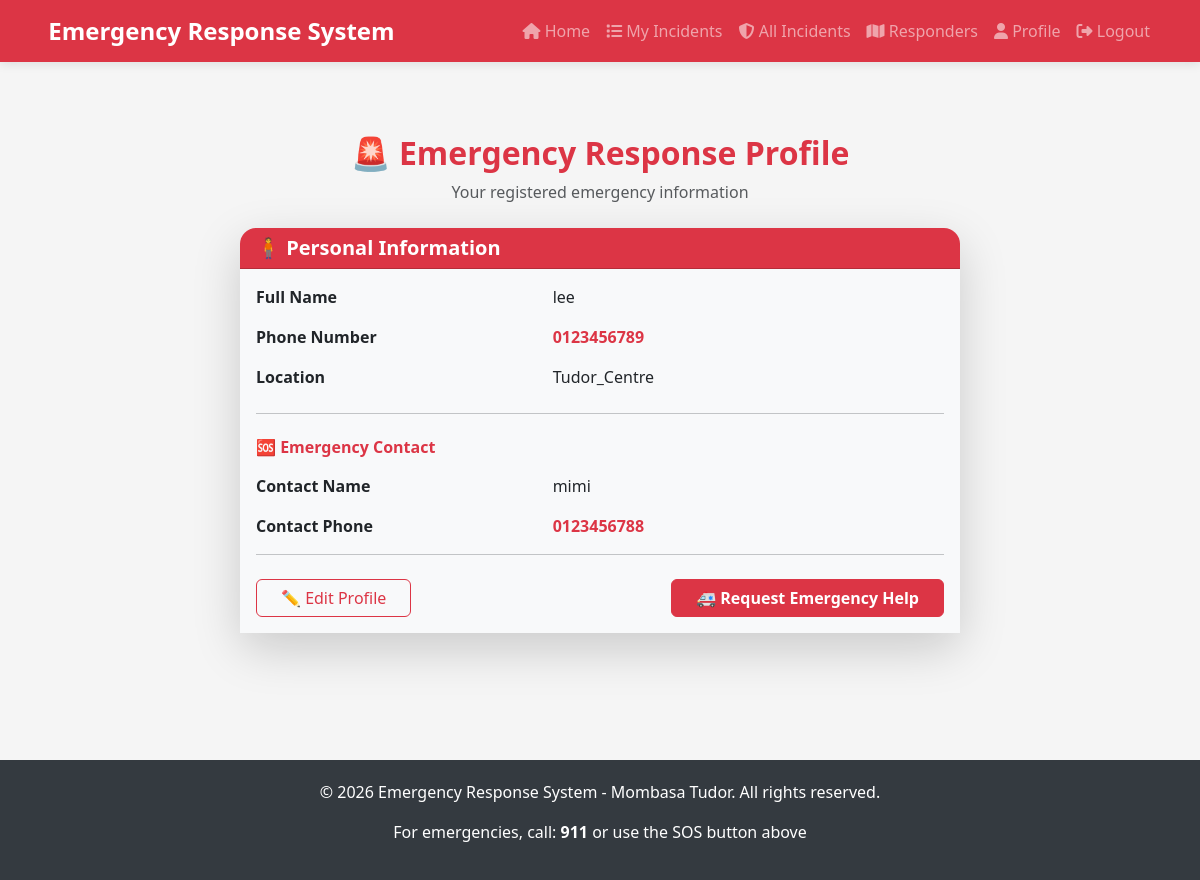
/profile/ (signed in), run on the app's committed database.
### emergencyresponse_app/models.py (models this page shows, shortened)
class Profile(models.Model):
    user = models.OneToOneField(User, on_delete=models.CASCADE)
    full_name = models.CharField(max_length=255)
    phone_number = models.CharField(max_length=20)
    location = models.CharField(max_length=100, choices=CHUDA_AREA_CHOICES, default=CHUDA_AREA_CHOICES[0][0])
    emergency_contact_name = models.CharField(max_length=255)
    emergency_contact_phone = models.CharField(max_length=20)

### emergencyresponse_app/views.py (the view)
# urls.py: path('profile/', views.profile, name='profile'),
@login_required
def profile(request):
    profile = request.user.profile
    context = {
        'title': profile,
        'profile': profile, }
    return render(request, 'templates/profile.html', context)

### templates/templates/profile.html
{% extends 'base.html' %}
{% block content %}
<div class="container py-5">
    <div class="text-center mb-4">
        <h2 class="fw-bold text-danger">
            🚨 Emergency Response Profile
        </h2>
        <p class="text-muted">
            Your registered emergency information
        </p>
    </div>
    <div class="row justify-content-center">
        <div class="col-lg-8">
            <div class="card shadow-lg border-0 rounded-4">
                <div class="card-header bg-danger text-white rounded-top-4">
                    <h5 class="mb-0 fw-bold">
                        🧍 Personal Information
                    </h5>
                </div>
                <div class="card-body bg-light">
                    <div class="mb-4">
                        <div class="row mb-3">
                            <div class="col-5 fw-bold text-dark">
                                Full Name
                            </div>
                            <div class="col-7">
                                {{ profile.full_name }}
                            </div>
                        </div>
                        <div class="row mb-3">
                            <div class="col-5 fw-bold text-dark">
                                Phone Number
                            </div>
                            <div class="col-7 text-danger fw-semibold">
                                {{ profile.phone_number }}
                            </div>
                        </div>
                        <div class="row mb-3">
                            <div class="col-5 fw-bold text-dark">
                                Location
                            </div>
                            <div class="col-7">
                                {{ profile.location|title }}
                            </div>
                        </div>
                    </div>
                    <hr>
                    <div class="mt-4">
                        <h6 class="text-danger fw-bold mb-3">
                            🆘 Emergency Contact
                        </h6>
                        <div class="row mb-3">
                            <div class="col-5 fw-bold text-dark">
                                Contact Name
                            </div>
                            <div class="col-7">
                                {{ profile.emergency_contact_name }}
                            </div>
                        </div>
                        <div class="row mb-3">
                            <div class="col-5 fw-bold text-dark">
                                Contact Phone
                            </div>
                            <div class="col-7 text-danger fw-semibold">
                                {{ profile.emergency_contact_phone }}
                            </div>
                        </div>
                    </div>
                    <hr>
                    <div class="d-flex justify-content-between mt-4">
                        <a href="{% url 'profile_edit' %}" class="btn btn-outline-danger px-4">
                            ✏️ Edit Profile
                        </a>
                        <a href="{% url 'home' %}#emergency-options" class="btn btn-danger px-4 fw-bold">
                            🚑 Request Emergency Help
                        </a>
                    </div>
                </div>
            </div>
        </div>
    </div>
</div>
{% endblock %}

### templates/base.html (style rules this page uses)
:root { --primary-color: #dc3545; --emergency-red: #e74c3c; --success-green: #27ae60; --warning-yellow: #f39c12; --info-blue: #3498db; }
body { font-family: "Segoe UI", Tahoma, Geneva, Verdana, sans-serif; background-color: #f5f5f5; }
.card { border-left: 4px solid var(--primary-color); box-shadow: 0 2px 5px rgba(0, 0, 0, 0.1); margin-bottom: 15px; }

### data on the page
Profile: full_name "lee", phone_number "0123456789", location "Tudor_Centre", emergency_contact_name "mimi", emergency_contact_phone "0123456788"
